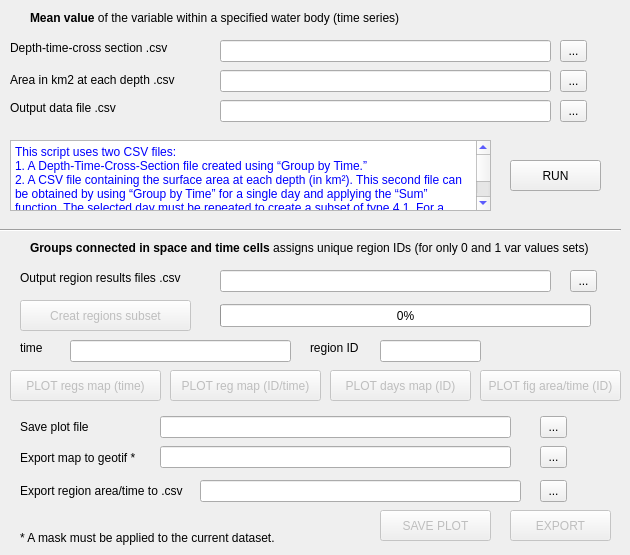
   <widget class="QWidget" name="Tgis">
    <property name="autoFillBackground">
     <bool>true</bool>
    </property>
    <attribute name="title">
     <string>GIS</string>
    </attribute>
    <widget class="QLineEdit" name="gisAout">
     <property name="geometry">
      <rect>
       <x>220</x>
       <y>100</y>
       <width>331</width>
       <height>22</height>
      </rect>
     </property>
    </widget>
    <widget class="QToolButton" name="gisAoutB">
     <property name="geometry">
      <rect>
       <x>560</x>
       <y>100</y>
       <width>27</width>
       <height>22</height>
      </rect>
     </property>
     <property name="text">
      <string>...</string>
     </property>
    </widget>
    <widget class="QLineEdit" name="gisAdtcs">
     <property name="geometry">
      <rect>
       <x>220</x>
       <y>40</y>
       <width>331</width>
       <height>22</height>
      </rect>
     </property>
    </widget>
    <widget class="QToolButton" name="gisAdtcsB">
     <property name="geometry">
      <rect>
       <x>560</x>
       <y>40</y>
       <width>27</width>
       <height>22</height>
      </rect>
     </property>
     <property name="text">
      <string>...</string>
     </property>
    </widget>
    <widget class="QLabel" name="Tgislab4">
     <property name="geometry">
      <rect>
       <x>10</x>
       <y>100</y>
       <width>141</width>
       <height>16</height>
      </rect>
     </property>
     <property name="text">
      <string>Output data file .csv</string>
     </property>
    </widget>
    <widget class="QLabel" name="Tgislab2">
     <property name="geometry">
      <rect>
       <x>10</x>
       <y>40</y>
       <width>171</width>
       <height>16</height>
      </rect>
     </property>
     <property name="text">
      <string>Depth-time-cross section .csv</string>
     </property>
    </widget>
    <widget class="QLabel" name="Tgislab1">
     <property name="geometry">
      <rect>
       <x>30</x>
       <y>10</y>
       <width>501</width>
       <height>16</height>
      </rect>
     </property>
     <property name="text">
      <string>&lt;html&gt;&lt;head/&gt;&lt;body&gt;&lt;p&gt;&lt;span style=&quot; font-weight:600;&quot;&gt;Mean value &lt;/span&gt;of the variable within a specified water body (time series)&lt;/p&gt;&lt;/body&gt;&lt;/html&gt;</string>
     </property>
    </widget>
    <widget class="Line" name="line_9">
     <property name="geometry">
      <rect>
       <x>0</x>
       <y>220</y>
       <width>621</width>
       <height>21</height>
      </rect>
     </property>
     <property name="orientation">
      <enum>Qt::Horizontal</enum>
     </property>
    </widget>
    <widget class="QPlainTextEdit" name="subsetInfo_2">
     <property name="geometry">
      <rect>
       <x>10</x>
       <y>140</y>
       <width>481</width>
       <height>71</height>
      </rect>
     </property>
     <property name="palette">
      <palette>
       <active>
        <colorrole role="WindowText">
         <brush brushstyle="SolidPattern">
          <color alpha="255">
           <red>0</red>
           <green>0</green>
           <blue>255</blue>
          </color>
         </brush>
        </colorrole>
        <colorrole role="Text">
         <brush brushstyle="SolidPattern">
          <color alpha="255">
           <red>0</red>
           <green>0</green>
           <blue>255</blue>
          </color>
         </brush>
        </colorrole>
        <colorrole role="ButtonText">
         <brush brushstyle="SolidPattern">
          <color alpha="255">
           <red>0</red>
           <green>0</green>
           <blue>255</blue>
          </color>
         </brush>
        </colorrole>
        <colorrole role="Base">
         <brush brushstyle="SolidPattern">
          <color alpha="255">
           <red>255</red>
           <green>255</green>
           <blue>255</blue>
          </color>
         </brush>
        </colorrole>
        <colorrole role="PlaceholderText">
         <brush brushstyle="SolidPattern">
          <color alpha="255">
           <red>0</red>
           <green>0</green>
           <blue>255</blue>
          </color>
         </brush>
        </colorrole>
       </active>
       <inactive>
        <colorrole role="WindowText">
         <brush brushstyle="SolidPattern">
          <color alpha="255">
           <red>0</red>
           <green>0</green>
           <blue>255</blue>
          </color>
         </brush>
        </colorrole>
        <colorrole role="Text">
         <brush brushstyle="SolidPattern">
          <color alpha="255">
           <red>0</red>
           <green>0</green>
           <blue>255</blue>
          </color>
         </brush>
        </colorrole>
        <colorrole role="ButtonText">
         <brush brushstyle="SolidPattern">
          <color alpha="255">
           <red>0</red>
           <green>0</green>
           <blue>255</blue>
          </color>
         </brush>
        </colorrole>
        <colorrole role="Base">
         <brush brushstyle="SolidPattern">
          <color alpha="255">
           <red>255</red>
           <green>255</green>
           <blue>255</blue>
          </color>
         </brush>
        </colorrole>
        <colorrole role="PlaceholderText">
         <brush brushstyle="SolidPattern">
          <color alpha="255">
           <red>0</red>
           <green>0</green>
           <blue>255</blue>
          </color>
         </brush>
        </colorrole>
       </inactive>
       <disabled>
        <colorrole role="WindowText">
         <brush brushstyle="SolidPattern">
          <color alpha="255">
           <red>0</red>
           <green>0</green>
           <blue>255</blue>
          </color>
         </brush>
        </colorrole>
        <colorrole role="Text">
         <brush brushstyle="SolidPattern">
          <color alpha="255">
           <red>0</red>
           <green>0</green>
           <blue>255</blue>
          </color>
         </brush>
        </colorrole>
        <colorrole role="ButtonText">
         <brush brushstyle="SolidPattern">
          <color alpha="255">
           <red>0</red>
           <green>0</green>
           <blue>255</blue>
          </color>
         </brush>
        </colorrole>
        <colorrole role="Base">
         <brush brushstyle="SolidPattern">
          <color alpha="255">
           <red>240</red>
           <green>240</green>
           <blue>240</blue>
          </color>
         </brush>
        </colorrole>
        <colorrole role="PlaceholderText">
         <brush brushstyle="SolidPattern">
          <color alpha="255">
           <red>0</red>
           <green>0</green>
           <blue>255</blue>
          </color>
         </brush>
        </colorrole>
       </disabled>
      </palette>
     </property>
     <property name="autoFillBackground">
      <bool>false</bool>
     </property>
     <property name="styleSheet">
      <string notr="true">color: rgb(0, 0, 255);</string>
     </property>
     <property name="undoRedoEnabled">
      <bool>false</bool>
     </property>
     <property name="readOnly">
      <bool>true</bool>
     </property>
     <property name="plainText">
      <string>This script uses two CSV files:
1. A Depth-Time-Cross-Section file created using “Group by Time.”
2. A CSV file containing the surface area at each depth (in km²). This second file can be obtained by using “Group by Time” for a single day and applying the “Sum” function. The selected day must be repeated to create a subset of type 4.1. For a geographic coordinate system, the expression in the Calculate tool    should be:`*0 + ds2.km2`. For a rectangular coordinate system, use:
`*0 + cell_size_in_km2`

The result is a time series (CSV) showing the average value for a specified water volume for each year or month, taking into account variable depth intervals and varying depths in water body.

</string>
     </property>
    </widget>
    <widget class="QToolButton" name="gisAkm2B">
     <property name="geometry">
      <rect>
       <x>560</x>
       <y>70</y>
       <width>27</width>
       <height>22</height>
      </rect>
     </property>
     <property name="text">
      <string>...</string>
     </property>
    </widget>
    <widget class="QLineEdit" name="gisAkm2">
     <property name="geometry">
      <rect>
       <x>220</x>
       <y>70</y>
       <width>331</width>
       <height>22</height>
      </rect>
     </property>
    </widget>
    <widget class="QLabel" name="Tgislab3_2">
     <property name="geometry">
      <rect>
       <x>10</x>
       <y>70</y>
       <width>211</width>
       <height>21</height>
      </rect>
     </property>
     <property name="text">
      <string>&lt;html&gt;&lt;head/&gt;&lt;body&gt;&lt;p&gt;Area in km2 at each depth .csv&lt;/p&gt;&lt;/body&gt;&lt;/html&gt;</string>
     </property>
    </widget>
    <widget class="QToolButton" name="gisArun">
     <property name="geometry">
      <rect>
       <x>510</x>
       <y>160</y>
       <width>91</width>
       <height>31</height>
      </rect>
     </property>
     <property name="text">
      <string>RUN</string>
     </property>
    </widget>
    <widget class="QLabel" name="Tgislab5">
     <property name="geometry">
      <rect>
       <x>20</x>
       <y>270</y>
       <width>181</width>
       <height>16</height>
      </rect>
     </property>
     <property name="text">
      <string>Output region results files .csv</string>
     </property>
    </widget>
    <widget class="QToolButton" name="regfilesB">
     <property name="geometry">
      <rect>
       <x>570</x>
       <y>270</y>
       <width>27</width>
       <height>22</height>
      </rect>
     </property>
     <property name="text">
      <string>...</string>
     </property>
    </widget>
    <widget class="QLineEdit" name="regfiles">
     <property name="geometry">
      <rect>
       <x>220</x>
       <y>270</y>
       <width>331</width>
       <height>22</height>
      </rect>
     </property>
    </widget>
    <widget class="QToolButton" name="RegionCR">
     <property name="enabled">
      <bool>false</bool>
     </property>
     <property name="geometry">
      <rect>
       <x>20</x>
       <y>300</y>
       <width>171</width>
       <height>31</height>
      </rect>
     </property>
     <property name="text">
      <string>Creat regions subset</string>
     </property>
    </widget>
    <widget class="QLabel" name="Tgislab2_2">
     <property name="geometry">
      <rect>
       <x>30</x>
       <y>240</y>
       <width>581</width>
       <height>16</height>
      </rect>
     </property>
     <property name="text">
      <string>&lt;html&gt;&lt;head/&gt;&lt;body&gt;&lt;p&gt;&lt;span style=&quot; font-weight:600;&quot;&gt;Groups connected in space and time cells &lt;/span&gt;assigns unique region IDs (for only 0 and 1 var values sets)&lt;/p&gt;&lt;/body&gt;&lt;/html&gt;</string>
     </property>
    </widget>
    <widget class="QProgressBar" name="progressBar_reg">
     <property name="geometry">
      <rect>
       <x>220</x>
       <y>304</y>
       <width>371</width>
       <height>23</height>
      </rect>
     </property>
     <property name="value">
      <number>0</number>
     </property>
    </widget>
    <widget class="QLineEdit" name="sTIME_reg">
     <property name="geometry">
      <rect>
       <x>70</x>
       <y>340</y>
       <width>221</width>
       <height>22</height>
      </rect>
     </property>
    </widget>
    <widget class="QLabel" name="Tgislab6">
     <property name="geometry">
      <rect>
       <x>20</x>
       <y>340</y>
       <width>41</width>
       <height>16</height>
      </rect>
     </property>
     <property name="text">
      <string>time</string>
     </property>
    </widget>
    <widget class="QLineEdit" name="sID_reg">
     <property name="geometry">
      <rect>
       <x>380</x>
       <y>340</y>
       <width>101</width>
       <height>22</height>
      </rect>
     </property>
    </widget>
    <widget class="QLabel" name="Tgislab7">
     <property name="geometry">
      <rect>
       <x>310</x>
       <y>340</y>
       <width>61</width>
       <height>16</height>
      </rect>
     </property>
     <property name="text">
      <string>region ID</string>
     </property>
    </widget>
    <widget class="QToolButton" name="regartsB">
     <property name="geometry">
      <rect>
       <x>540</x>
       <y>480</y>
       <width>27</width>
       <height>22</height>
      </rect>
     </property>
     <property name="text">
      <string>...</string>
     </property>
    </widget>
    <widget class="QToolButton" name="RegPlotID">
     <property name="enabled">
      <bool>false</bool>
     </property>
     <property name="geometry">
      <rect>
       <x>170</x>
       <y>370</y>
       <width>151</width>
       <height>31</height>
      </rect>
     </property>
     <property name="text">
      <string>PLOT reg map (ID/time)</string>
     </property>
    </widget>
    <widget class="QToolButton" name="RegPlot1B">
     <property name="enabled">
      <bool>false</bool>
     </property>
     <property name="geometry">
      <rect>
       <x>10</x>
       <y>370</y>
       <width>151</width>
       <height>31</height>
      </rect>
     </property>
     <property name="text">
      <string>PLOT regs map (time)</string>
     </property>
    </widget>
    <widget class="QLabel" name="Tgislab9">
     <property name="geometry">
      <rect>
       <x>20</x>
       <y>450</y>
       <width>161</width>
       <height>16</height>
      </rect>
     </property>
     <property name="text">
      <string>Export map to geotif *</string>
     </property>
    </widget>
    <widget class="QToolButton" name="regExp">
     <property name="enabled">
      <bool>false</bool>
     </property>
     <property name="geometry">
      <rect>
       <x>510</x>
       <y>510</y>
       <width>101</width>
       <height>31</height>
      </rect>
     </property>
     <property name="text">
      <string>EXPORT</string>
     </property>
    </widget>
    <widget class="QToolButton" name="regSavefileB">
     <property name="geometry">
      <rect>
       <x>540</x>
       <y>416</y>
       <width>27</width>
       <height>22</height>
      </rect>
     </property>
     <property name="text">
      <string>...</string>
     </property>
    </widget>
    <widget class="QLineEdit" name="reggeofile">
     <property name="geometry">
      <rect>
       <x>160</x>
       <y>446</y>
       <width>351</width>
       <height>22</height>
      </rect>
     </property>
    </widget>
    <widget class="QToolButton" name="reggeofileB">
     <property name="geometry">
      <rect>
       <x>540</x>
       <y>446</y>
       <width>27</width>
       <height>22</height>
      </rect>
     </property>
     <property name="text">
      <string>...</string>
     </property>
    </widget>
    <widget class="QLabel" name="Tgislab8">
     <property name="geometry">
      <rect>
       <x>20</x>
       <y>419</y>
       <width>81</width>
       <height>16</height>
      </rect>
     </property>
     <property name="text">
      <string>Save plot file</string>
     </property>
    </widget>
    <widget class="QToolButton" name="regSavePlot">
     <property name="enabled">
      <bool>false</bool>
     </property>
     <property name="geometry">
      <rect>
       <x>380</x>
       <y>510</y>
       <width>111</width>
       <height>31</height>
      </rect>
     </property>
     <property name="text">
      <string>SAVE PLOT</string>
     </property>
    </widget>
    <widget class="QLineEdit" name="regarts">
     <property name="geometry">
      <rect>
       <x>200</x>
       <y>480</y>
       <width>321</width>
       <height>22</height>
      </rect>
     </property>
    </widget>
    <widget class="QLineEdit" name="regSavefile">
     <property name="geometry">
      <rect>
       <x>160</x>
       <y>416</y>
       <width>351</width>
       <height>22</height>
      </rect>
     </property>
    </widget>
    <widget class="QLabel" name="Tgislab10">
     <property name="geometry">
      <rect>
       <x>20</x>
       <y>483</y>
       <width>191</width>
       <height>16</height>
      </rect>
     </property>
     <property name="text">
      <string>&lt;html&gt;&lt;head/&gt;&lt;body&gt;&lt;p&gt;Export region area/time to .csv&lt;/p&gt;&lt;/body&gt;&lt;/html&gt;</string>
     </property>
    </widget>
    <widget class="QToolButton" name="RegPlotAT">
     <property name="enabled">
      <bool>false</bool>
     </property>
     <property name="geometry">
      <rect>
       <x>480</x>
       <y>370</y>
       <width>141</width>
       <height>31</height>
      </rect>
     </property>
     <property name="text">
      <string>PLOT fig area/time (ID)</string>
     </property>
    </widget>
    <widget class="QLabel" name="Tgislab11">
     <property name="geometry">
      <rect>
       <x>20</x>
       <y>530</y>
       <width>341</width>
       <height>16</height>
      </rect>
     </property>
     <property name="text">
      <string>* A mask must be applied to the current dataset.</string>
     </property>
    </widget>
    <widget class="QToolButton" name="RegPlotdaysID">
     <property name="enabled">
      <bool>false</bool>
     </property>
     <property name="geometry">
      <rect>
       <x>330</x>
       <y>370</y>
       <width>141</width>
       <height>31</height>
      </rect>
     </property>
     <property name="text">
      <string>PLOT days map (ID)</string>
     </property>
    </widget>
   </widget>
